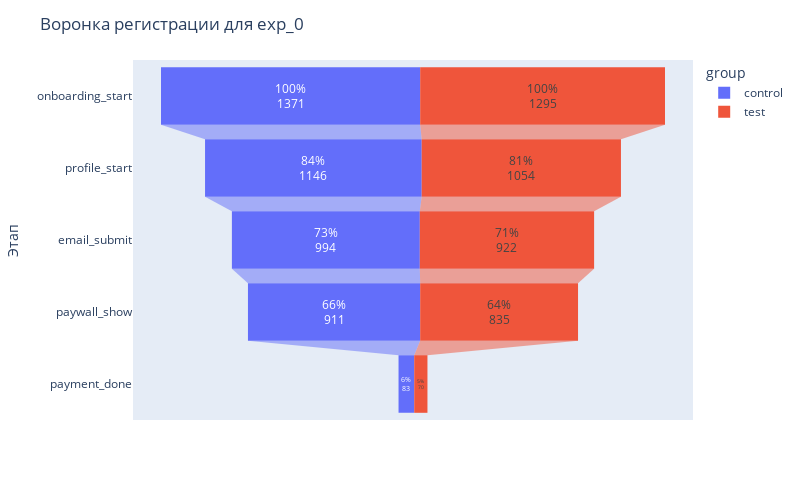
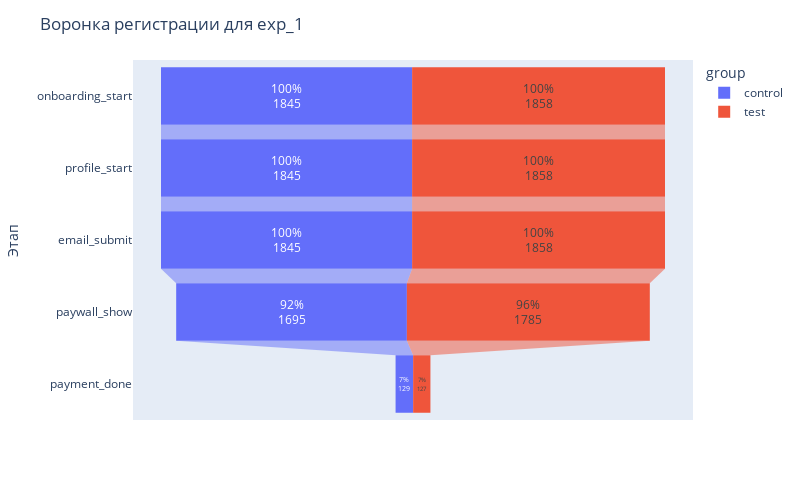
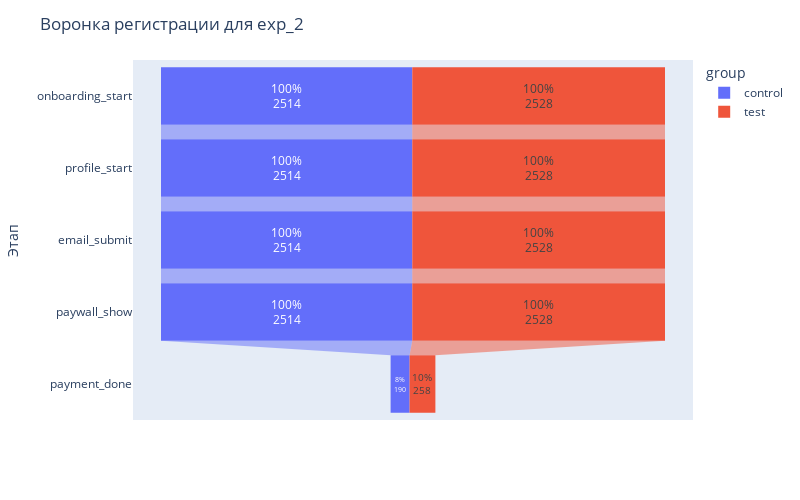
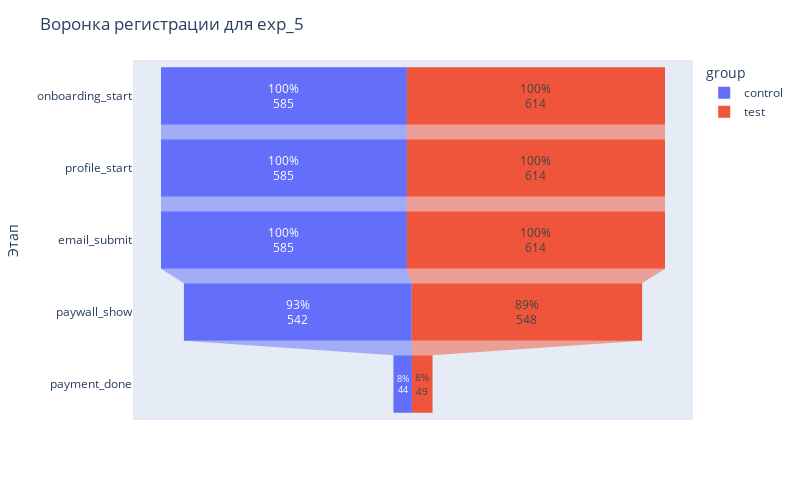

The code cell stored with these charts, in order, in its notebook:
### Markdown cell above
пс: на графики можно навести и там будут цифры

### Code cell
for exp in by_experiment['experiment_name'].unique():
    current_df = by_experiment[by_experiment['experiment_name'] == exp]

    fig = px.funnel(
        current_df,
        x='users',
        y='event_type',
        color='group',  # control / test
        text=current_df['conversion_from_start'].apply(lambda x: f"{x:.0f}%")
    )

    fig.update_traces(textposition='inside')
    fig.update_layout(
        title=f"Воронка регистрации для {exp}",
        xaxis_title="Конверсия от старта (%)",
        yaxis_title="Этап",
            width=800,
            height=500
    )

    fig.show()

### Figure 1 — Plotly figure (JSON) as saved in the notebook; plotly's stock layout.template omitted (floating-point values rounded to 4 significant figures)
{"data": [{"hovertemplate": "group=control<br>users=%{x}<br>event_type=%{y}<br>text=%{text}<extra></extra>", "legendgroup": "control", "marker": {"color": "#636efa"}, "name": "control", "orientation": "h", "showlegend": true, "text": ["100%", "84%", "73%", "66%", "6%"], "textposition": "inside", "type": "funnel", "x": [1371, 1146, 994, 911, 83], "xaxis": "x", "y": ["onboarding_start", "profile_start", "email_submit", "paywall_show", "payment_done"], "yaxis": "y"}, {"hovertemplate": "group=test<br>users=%{x}<br>event_type=%{y}<br>text=%{text}<extra></extra>", "legendgroup": "test", "marker": {"color": "#EF553B"}, "name": "test", "orientation": "h", "showlegend": true, "text": ["100%", "81%", "71%", "64%", "5%"], "textposition": "inside", "type": "funnel", "x": [1295, 1054, 922, 835, 70], "xaxis": "x", "y": ["onboarding_start", "profile_start", "email_submit", "paywall_show", "payment_done"], "yaxis": "y"}], "layout": {"height": 500, "legend": {"title": {"text": "group"}, "tracegroupgap": 0}, "margin": {"t": 60}, "title": {"text": "Воронка регистрации для exp_0"}, "width": 800, "xaxis": {"anchor": "y", "domain": [0, 1], "title": {"text": "Конверсия от старта (%)"}}, "yaxis": {"anchor": "x", "domain": [0, 1], "title": {"text": "Этап"}}}}

### Figure 2 — Plotly figure (JSON) as saved in the notebook; plotly's stock layout.template omitted (floating-point values rounded to 4 significant figures)
{"data": [{"hovertemplate": "group=control<br>users=%{x}<br>event_type=%{y}<br>text=%{text}<extra></extra>", "legendgroup": "control", "marker": {"color": "#636efa"}, "name": "control", "orientation": "h", "showlegend": true, "text": ["100%", "100%", "100%", "92%", "7%"], "textposition": "inside", "type": "funnel", "x": [1845, 1845, 1845, 1695, 129], "xaxis": "x", "y": ["onboarding_start", "profile_start", "email_submit", "paywall_show", "payment_done"], "yaxis": "y"}, {"hovertemplate": "group=test<br>users=%{x}<br>event_type=%{y}<br>text=%{text}<extra></extra>", "legendgroup": "test", "marker": {"color": "#EF553B"}, "name": "test", "orientation": "h", "showlegend": true, "text": ["100%", "100%", "100%", "96%", "7%"], "textposition": "inside", "type": "funnel", "x": [1858, 1858, 1858, 1785, 127], "xaxis": "x", "y": ["onboarding_start", "profile_start", "email_submit", "paywall_show", "payment_done"], "yaxis": "y"}], "layout": {"height": 500, "legend": {"title": {"text": "group"}, "tracegroupgap": 0}, "margin": {"t": 60}, "title": {"text": "Воронка регистрации для exp_1"}, "width": 800, "xaxis": {"anchor": "y", "domain": [0, 1], "title": {"text": "Конверсия от старта (%)"}}, "yaxis": {"anchor": "x", "domain": [0, 1], "title": {"text": "Этап"}}}}

### Figure 3 — Plotly figure (JSON) as saved in the notebook; plotly's stock layout.template omitted (floating-point values rounded to 4 significant figures)
{"data": [{"hovertemplate": "group=control<br>users=%{x}<br>event_type=%{y}<br>text=%{text}<extra></extra>", "legendgroup": "control", "marker": {"color": "#636efa"}, "name": "control", "orientation": "h", "showlegend": true, "text": ["100%", "100%", "100%", "100%", "8%"], "textposition": "inside", "type": "funnel", "x": [2514, 2514, 2514, 2514, 190], "xaxis": "x", "y": ["onboarding_start", "profile_start", "email_submit", "paywall_show", "payment_done"], "yaxis": "y"}, {"hovertemplate": "group=test<br>users=%{x}<br>event_type=%{y}<br>text=%{text}<extra></extra>", "legendgroup": "test", "marker": {"color": "#EF553B"}, "name": "test", "orientation": "h", "showlegend": true, "text": ["100%", "100%", "100%", "100%", "10%"], "textposition": "inside", "type": "funnel", "x": [2528, 2528, 2528, 2528, 258], "xaxis": "x", "y": ["onboarding_start", "profile_start", "email_submit", "paywall_show", "payment_done"], "yaxis": "y"}], "layout": {"height": 500, "legend": {"title": {"text": "group"}, "tracegroupgap": 0}, "margin": {"t": 60}, "title": {"text": "Воронка регистрации для exp_2"}, "width": 800, "xaxis": {"anchor": "y", "domain": [0, 1], "title": {"text": "Конверсия от старта (%)"}}, "yaxis": {"anchor": "x", "domain": [0, 1], "title": {"text": "Этап"}}}}

### Figure 4 — Plotly figure (JSON) as saved in the notebook; plotly's stock layout.template omitted (floating-point values rounded to 4 significant figures)
{"data": [{"hovertemplate": "group=control<br>users=%{x}<br>event_type=%{y}<br>text=%{text}<extra></extra>", "legendgroup": "control", "marker": {"color": "#636efa"}, "name": "control", "orientation": "h", "showlegend": true, "text": ["100%", "100%", "100%", "93%", "8%"], "textposition": "inside", "type": "funnel", "x": [585, 585, 585, 542, 44], "xaxis": "x", "y": ["onboarding_start", "profile_start", "email_submit", "paywall_show", "payment_done"], "yaxis": "y"}, {"hovertemplate": "group=test<br>users=%{x}<br>event_type=%{y}<br>text=%{text}<extra></extra>", "legendgroup": "test", "marker": {"color": "#EF553B"}, "name": "test", "orientation": "h", "showlegend": true, "text": ["100%", "100%", "100%", "89%", "8%"], "textposition": "inside", "type": "funnel", "x": [614, 614, 614, 548, 49], "xaxis": "x", "y": ["onboarding_start", "profile_start", "email_submit", "paywall_show", "payment_done"], "yaxis": "y"}], "layout": {"height": 500, "legend": {"title": {"text": "group"}, "tracegroupgap": 0}, "margin": {"t": 60}, "title": {"text": "Воронка регистрации для exp_5"}, "width": 800, "xaxis": {"anchor": "y", "domain": [0, 1], "title": {"text": "Конверсия от старта (%)"}}, "yaxis": {"anchor": "x", "domain": [0, 1], "title": {"text": "Этап"}}}}
